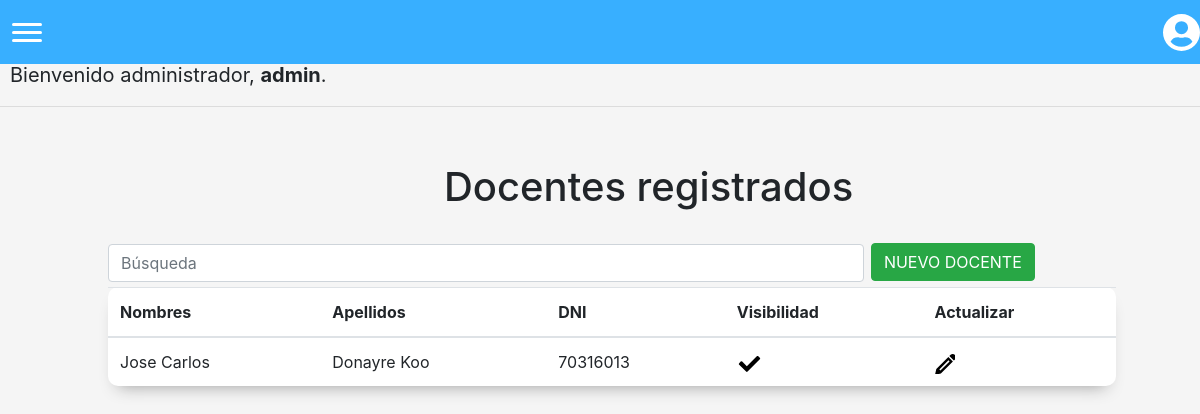
Before: /listadocentes (signed in) with the older database file.
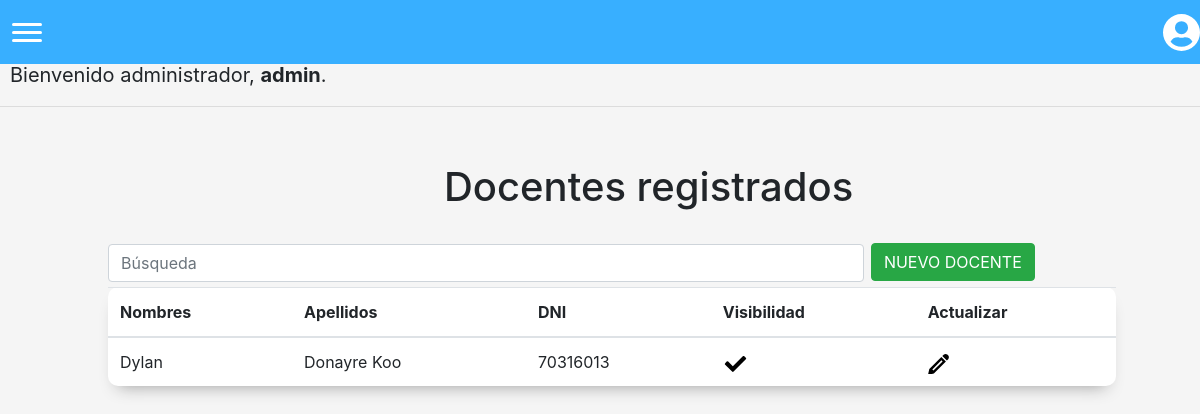
After: the same page with the newer database file.
### matricula/models.py (models this page shows)
class Profesor(models.Model):
    nombre = models.CharField(max_length=255)
    apellido = models.CharField(max_length=255)
    dni = models.IntegerField(primary_key=True)
    activo = models.BooleanField(default=1)

### matricula/views.py (the view)
# urls.py: path('listadocentes', views.listarDocentes, name='listadocentes'),
@login_required(login_url='/login')
def listarDocentes(request):
    return render(request, "matricula/listadocentes.html", {'docentes': Profesor.objects.all()})

### matricula/templates/matricula/listadocentes.html (shortened to what this page needs)
{% extends "matricula/layout.html" %}
{% block body %}
<div style="margin-left: 37%; margin-bottom: 30px;">
    <h1 style="font-size: 40px;">Docentes registrados</h1>
</div>
<input id="buscar" type="number" placeholder="Búsqueda" class="form-control">
<button id="options" class="btn btn-success" onclick="changeWindow()">NUEVO DOCENTE</button>
<div>
    <table id="tabla" class="table">
    <thead>
            <tr>
                <th scope="col">
                    Nombres
                </th>
                <th scope="col">
                    Apellidos
                </th>
                <th scope="col">
                    DNI
                </th>
                <th scope="col">
                    Visibilidad
                </th>
                <th scope="col">
                    Actualizar
                </th>
            </tr>
        </thead>
        <tbody>
            {% for docente in docentes %}
            <tr>
                <td scope="row">
                {{docente.nombre}}
                </td>
                <td scope="row">
                    {{docente.apellido}}
                </td>
                <td scope="row">
                    {{docente.dni}}
                </td>
                <td scope="row">
                    <a href="../desactivardocente/{{docente.dni}}">
                    </a>
                </td>
                <td scope="row">
                    <a href="../editardocente/{{docente.dni}}">
                    </a>
                </td>
            </tr>
            {% endfor %}
        </tbody>
    </table>
</div>
{% endblock %}

Changed rows visible on the page:
changed Profesor "Donayre Koo": nombre "Jose Carlos" → "Dylan"
